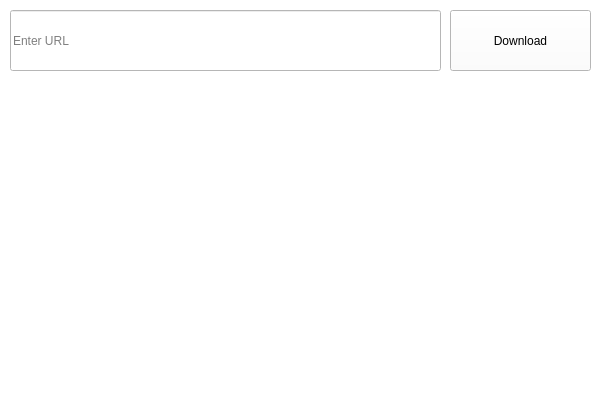
<?xml version="1.0" encoding="UTF-8"?>
<ui version="4.0">
 <class>window</class>
 <widget class="QMainWindow" name="window">
  <property name="enabled">
   <bool>true</bool>
  </property>
  <property name="geometry">
   <rect>
    <x>0</x>
    <y>0</y>
    <width>600</width>
    <height>400</height>
   </rect>
  </property>
  <property name="minimumSize">
   <size>
    <width>600</width>
    <height>400</height>
   </size>
  </property>
  <property name="maximumSize">
   <size>
    <width>600</width>
    <height>400</height>
   </size>
  </property>
  <property name="contextMenuPolicy">
   <enum>Qt::NoContextMenu</enum>
  </property>
  <property name="windowTitle">
   <string>Youloader</string>
  </property>
  <property name="autoFillBackground">
   <bool>false</bool>
  </property>
  <property name="styleSheet">
   <string notr="true">background: #ffffff;
color: #000000;</string>
  </property>
  <property name="tabShape">
   <enum>QTabWidget::Rounded</enum>
  </property>
  <property name="dockNestingEnabled">
   <bool>false</bool>
  </property>
  <property name="unifiedTitleAndToolBarOnMac">
   <bool>false</bool>
  </property>
  <widget class="QWidget" name="centralwidget">
   <widget class="QPushButton" name="btn_download">
    <property name="geometry">
     <rect>
      <x>450</x>
      <y>10</y>
      <width>141</width>
      <height>61</height>
     </rect>
    </property>
    <property name="cursor">
     <cursorShape>PointingHandCursor</cursorShape>
    </property>
    <property name="mouseTracking">
     <bool>false</bool>
    </property>
    <property name="tabletTracking">
     <bool>false</bool>
    </property>
    <property name="autoFillBackground">
     <bool>false</bool>
    </property>
    <property name="text">
     <string>Download</string>
    </property>
    <property name="autoDefault">
     <bool>false</bool>
    </property>
    <property name="default">
     <bool>false</bool>
    </property>
    <property name="flat">
     <bool>false</bool>
    </property>
   </widget>
   <widget class="QLineEdit" name="entry_url">
    <property name="geometry">
     <rect>
      <x>10</x>
      <y>10</y>
      <width>431</width>
      <height>61</height>
     </rect>
    </property>
    <property name="font">
     <font>
      <weight>50</weight>
      <italic>false</italic>
      <bold>false</bold>
     </font>
    </property>
    <property name="contextMenuPolicy">
     <enum>Qt::DefaultContextMenu</enum>
    </property>
    <property name="acceptDrops">
     <bool>true</bool>
    </property>
    <property name="frame">
     <bool>true</bool>
    </property>
    <property name="placeholderText">
     <string>Enter URL</string>
    </property>
    <property name="clearButtonEnabled">
     <bool>true</bool>
    </property>
   </widget>
   <widget class="QLabel" name="label">
    <property name="geometry">
     <rect>
      <x>10</x>
      <y>80</y>
      <width>581</width>
      <height>61</height>
     </rect>
    </property>
    <property name="text">
     <string/>
    </property>
    <property name="alignment">
     <set>Qt::AlignCenter</set>
    </property>
   </widget>
   <widget class="QPushButton" name="btn_settings">
    <property name="geometry">
     <rect>
      <x>540</x>
      <y>340</y>
      <width>61</width>
      <height>61</height>
     </rect>
    </property>
    <property name="cursor">
     <cursorShape>PointingHandCursor</cursorShape>
    </property>
    <property name="text">
     <string/>
    </property>
    <property name="iconSize">
     <size>
      <width>50</width>
      <height>50</height>
     </size>
    </property>
    <property name="default">
     <bool>false</bool>
    </property>
    <property name="flat">
     <bool>true</bool>
    </property>
   </widget>
   <widget class="QPushButton" name="btn_info">
    <property name="geometry">
     <rect>
      <x>480</x>
      <y>340</y>
      <width>61</width>
      <height>61</height>
     </rect>
    </property>
    <property name="cursor">
     <cursorShape>PointingHandCursor</cursorShape>
    </property>
    <property name="text">
     <string/>
    </property>
    <property name="iconSize">
     <size>
      <width>50</width>
      <height>50</height>
     </size>
    </property>
    <property name="default">
     <bool>false</bool>
    </property>
    <property name="flat">
     <bool>true</bool>
    </property>
   </widget>
  </widget>
  <action name="actionQuit">
   <property name="text">
    <string>Quit</string>
   </property>
  </action>
  <action name="actionAbout_Youloader">
   <property name="text">
    <string>About Youloader</string>
   </property>
  </action>
 </widget>
 <resources/>
 <connections/>
</ui>
